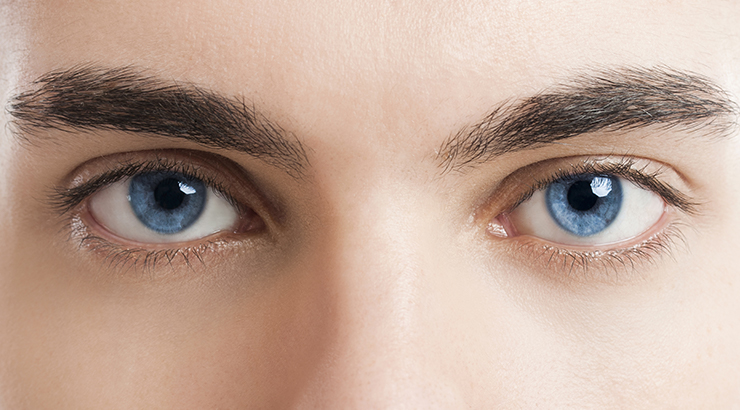
#> input picture tests/test_imgs/eye-double.jpg, 740 x 410 px
$ python -i pupil_combined.py   (imports and definitions only)
#> lines starting #> are read from the running program, lines starting #| are printed output that depends on the picture; after the words box and inside, x2 and y2 are one past the last pixel; in counts of white or black regions, pixels touching at a corner belong together
### pysight/pupil_tools/pupil_gradients.py
"""
PySight - Pupil Tools
"""

import cv2 as cv
import numpy as np


class PupilGradients(object):
    def __init__(self, fast_width=25.0, inv_intensity_weight_divisor=100):
        """Helper class.
            fast_width (int): standardized width of resized eye images
            inv_intensity_weight_divisor (int): Param defining normalization
                of image darkness weighting."""
        self.fast_width = fast_width
        self.inv_intensity_weight_divisor = inv_intensity_weight_divisor

    def __test_possible_centers_formula(self, grad_x0, grad_y0, darkness_weight,
                                        grad_x_val, grad_y_val, indicies_grid, shape):
        """Algorithm from "ACCURATE EYE CENTRE LOCALISATION BY MEANS OF GRADIENTS
        - Fabian Timm and Erhardt Barth"""
        # Create distance matrices
        dx = np.ones(shape) * grad_x0 - indicies_grid[1]
        dy = np.ones(shape) * grad_y0 - indicies_grid[0]
        magnitudes = cv.magnitude(dx + 0.0001, dy)          # 0.0001 is a hack to offset against division by 0

        # Normalize the vectors
        dx = dx / magnitudes
        dy = dy / magnitudes

        # Compute and filter the valid deltas
        diffs = (dx * grad_x_val + dy * grad_y_val) * darkness_weight
        diffs[diffs < 0] = 0

        return diffs

    def get_center_map(self, eye_img_grey):
        """Function to find the pupil center candidates from an eye ROI image."""
        # Compute gradients along X, Y axes
        grad_x_img = cv.Sobel(eye_img_grey, ddepth=cv.CV_32F, dx=1, dy=0, ksize=5)
        grad_y_img = cv.Sobel(eye_img_grey, ddepth=cv.CV_32F, dx=0, dy=1, ksize=5)

        # Compute magnitudes of gradients, and the threshold based of mean + std dev
        magnitudes = np.sqrt(grad_x_img ** 2 + grad_y_img ** 2).astype(int)
        mag_thresh = int(np.std(magnitudes) / 2 + np.mean(magnitudes))

        # Normalize the gradients based on threshold
        grad_x_img = np.divide(grad_x_img, magnitudes + 1)
        grad_y_img = np.divide(grad_y_img, magnitudes + 1)

        # Filter out gradients below threshold
        grad_x_img[magnitudes < mag_thresh] = 0
        grad_y_img[magnitudes < mag_thresh] = 0

        # Invert image for weighting + then normalize values
        eye_img_inv      = cv.bitwise_not(eye_img_grey)
        darkness_weights = eye_img_inv / self.inv_intensity_weight_divisor

        # Create an matrix that will hold our pupil center positions
        accumulator    = np.zeros(eye_img_grey.shape[:2], dtype=np.float32)
        indicies_grid  = np.indices(accumulator.shape[:2])
        indicies_shape = indicies_grid.shape[1:3]

        for y in range(eye_img_grey.shape[0]):
            for x in range (eye_img_grey.shape[1]):
                if grad_x_img[y][x] == 0 and grad_y_img[y][x] == 0: continue
                accumulator += self.__test_possible_centers_formula(x, y,
                        darkness_weights[y][x], grad_x_img[y][x], grad_y_img[y][x],
                        indicies_grid, indicies_shape)

        num_gradients = eye_img_grey.shape[0] * eye_img_grey.shape[1]
        # return accumulator * (1 / num_gradients)
        return accumulator / num_gradients

    # [19 lines left out: function find_pupil, not called in this run]

### pysight/pupil_tools/pupil_isophotes.py
"""
PySight - Pupil Isophotes
"""

import cv2 as cv
import numpy as np


class PupilIsophotes(object):
    def __init__(self, fast_width=80.0,
                weight_ratio_edge=1.0,
                weight_ratio_darkness=0.0):
        """Find image gradients using eye isophotes."""
        self.weight_ratio_edge     = weight_ratio_edge
        self.weight_ratio_darkness = weight_ratio_darkness
        self.fast_width            = fast_width
        self.min_radius            = fast_width // 8
        self.max_radius            = fast_width // 2

    def get_gradients(self, img):
        """Find image gradients using OpenCV built-in functions for speed."""
        f_x  = cv.Sobel(img, ddepth=cv.CV_32F, dx=1, dy=0, ksize=9)
        f_y  = cv.Sobel(img, ddepth=cv.CV_32F, dx=0, dy=1, ksize=9)
        f_xy = cv.Sobel(img, ddepth=cv.CV_32F, dx=1, dy=1, ksize=9)
        f_xx = cv.Sobel(img, ddepth=cv.CV_32F, dx=2, dy=0, ksize=9)
        f_yy = cv.Sobel(img, ddepth=cv.CV_32F, dx=0, dy=2, ksize=9)
        return f_x, f_y, f_xy, f_xx, f_yy

    def get_center_map(self, eye_img):
        """Function to create map of pupil center probabilities."""
        # Create gradients and their derivatives
        f_x, f_y, f_xy, f_xx, f_yy = self.get_gradients(eye_img)

        # Calculate the curved-ness and weighting function
        curvedness = np.sqrt(f_xx ** 2 + 2 * f_xy ** 2 + f_yy ** 2)
        curvedness_norm = cv.normalize(curvedness, 0, 255,norm_type=cv.NORM_MINMAX).astype(np.uint8)

        weight_edge = cv.normalize(curvedness, 0, 255 * self.weight_ratio_edge, norm_type=cv.NORM_MINMAX)               # higher weight to stronger edges
        weight_middle = cv.normalize((255 - eye_img), 0, 255 * self.weight_ratio_darkness, norm_type=cv.NORM_MINMAX)    # higher center weight to darker areas

        # Calculate the displacement vectors
        temp_top  = f_x ** 2 + f_y ** 2
        temp_bot  = ((f_y ** 2) * f_xx) - (2 * f_x * f_xy * f_y) + ((f_x ** 2) * f_yy) + 0.0001                          # hack to offset against division by 0
        d_vec_mul = -temp_top / temp_bot
        d_vec_x   = d_vec_mul * f_x
        d_vec_y   = d_vec_mul * f_y

        # Remove infinite displacements for straight lines
        d_vec_x   = np.nan_to_num(d_vec_x)
        d_vec_y   = np.nan_to_num(d_vec_y)
        mag_d_vec = cv.magnitude(d_vec_x, d_vec_y)

        # Prevent using weights with bad radius sizes
        weight_edge[mag_d_vec < self.min_radius] = 0
        weight_edge[mag_d_vec > self.max_radius] = 0

        # Calculate curvature to ensure we use gradients which point in right direction
        curvature = temp_bot / (0.0001 + (temp_top ** 1.5))
        weight_edge[curvature < 0] = 0
        weight_edge[curvedness_norm < 20] = 0

        # Make indexes into accumulator using basic grid and vector offsets
        grid = np.indices(eye_img.shape[:2], np.uint8)
        acc_inds_x = grid[1] + d_vec_x.astype(int)
        acc_inds_y = grid[0] + d_vec_y.astype(int)

        # Prevent indexing outside of accumulator
        acc_inds_x[acc_inds_x < 0]                 = 0
        acc_inds_y[acc_inds_y < 0]                 = 0
        acc_inds_x[acc_inds_x >= eye_img.shape[1]] = 0
        acc_inds_y[acc_inds_y >= eye_img.shape[0]] = 0

        # Make center map accumulator
        accumulator = np.zeros(eye_img.shape[:2])

        # Use numpy fancy indexing to add weights in one go
        # (This is fast as it avoids python loops)
        accumulator[acc_inds_y, acc_inds_x] += weight_edge
        accumulator += weight_middle

        # Post-processing
        morph_kernel = cv.getStructuringElement(cv.MORPH_ELLIPSE, (3, 3))
        accumulator  = cv.morphologyEx(accumulator, cv.MORPH_DILATE, morph_kernel)
        accumulator  = cv.GaussianBlur(accumulator, (13, 13), 0)

        return accumulator

    # [16 lines left out: function find_pupil, not called in this run]

### pysight/pupil_tools/pupil_combined.py
"""
PySight - Pupil Tools
"""

import cv2 as cv
import numpy as np

from .pupil_gradients import PupilGradients
from .pupil_isophotes import PupilIsophotes


class PupilTools(object):
    def __init__(self, w_grads=0.7, w_iso=0.3):
        self.w_grads         = w_grads
        self.w_iso           = w_iso
        self.pupil_gradients = PupilGradients()
        self.pupil_isophotes = PupilIsophotes()

    def __preprocess_eye_region(self, frame):
        """Helper function to blur and standard scale an eye image."""
        frame_grey  = cv.cvtColor(frame, cv.COLOR_BGR2GRAY)
        frame_blur  = cv.GaussianBlur(frame_grey, (3, 3), 0, 0)
        frame_equal = cv.equalizeHist(frame_blur)
        return frame_equal

    def find_pupil(self, eye_img_bgr, fast_width_grads=50, fast_width_iso=80):
        """Find the (X, Y) center of a pupil from a given eye image."""

        # Preprocess
        eye_img_r = self.__preprocess_eye_region(eye_img_bgr)
        # eye_img_r = cv.cvtColor(eye_img_bgr, cv.COLOR_BGR2GRAY)

        # Resize Image for faster gradients computation
        fast_size_grads = (int((fast_width_grads / eye_img_bgr.shape[0]) * eye_img_bgr.shape[1]), int(fast_width_grads))
        fast_img_grads  = cv.resize(eye_img_r, fast_size_grads)

        # Resize Image for faster isophotes computation
        fast_size_iso = (int(fast_width_iso), int((fast_width_iso / eye_img_r.shape[1]) * eye_img_r.shape[0]))
        fast_img_iso = cv.resize(eye_img_r, fast_size_iso)

        # Create Mapping of gradients for each methodology
        c_map_grads = self.pupil_gradients.get_center_map(fast_img_grads)
        c_map_iso   = self.pupil_isophotes.get_center_map(fast_img_iso)

        # Normalize the mappings from each pupil finding method
        c_map_norm_grads = cv.normalize(c_map_grads, dst=None, alpha=0, beta=255, norm_type=cv.NORM_MINMAX)
        c_map_big_grads  = cv.resize(c_map_norm_grads, (eye_img_bgr.shape[1], eye_img_bgr.shape[0])).astype(np.uint8)

        c_map_norm_iso = cv.normalize(c_map_iso, alpha=0, beta=255, norm_type=cv.NORM_MINMAX, dst=None)
        c_map_big_iso  = cv.resize(c_map_norm_iso, (eye_img_bgr.shape[1], eye_img_bgr.shape[0])).astype(np.uint8)

        # Combine the methods to get a better estimate of pupil center
        joint_c_map = cv.addWeighted(c_map_big_grads, self.w_grads, c_map_big_iso, self.w_iso, 1.0)

        # Find the most likely candidate indices
        max_val_index = np.argmax(joint_c_map)
        pupil_y0, pupil_x0 = max_val_index // joint_c_map.shape[1], max_val_index % joint_c_map.shape[1]

        return pupil_x0, pupil_y0


    def get_pupil_coordinates(self, src, eye_rect):
        """Function to find the (x, y) center coordinates of a pupil in a
        eye ROI (Region of Interest) image.
        - src: face image encoded as NumPy array
        - eye_rect: rect denoting [x, y, w, h] of eye ROI.
        """
        # Tune these offsets to skip eyebrows and reduce window size
        x_off = eye_rect[0] #int(0.15f *)
        y_off = eye_rect[1] #int(0.40f *)
        box_w = eye_rect[2] #int(0.15f *)
        box_h = eye_rect[3] #int(0.40f *)

        pass

>>> import cv2
>>> picture = cv2.imread('../../tests/test_imgs/eye-double.jpg')
#> picture is the input picture: shape (410, 740, 3); mean B, G, R 151, 165.5, 191.7
>>> result = PupilTools().find_pupil(picture)
#> in __preprocess_eye_region, `frame_grey  = cv.cvtColor(frame, cv.COLOR_BGR2GRAY)`:
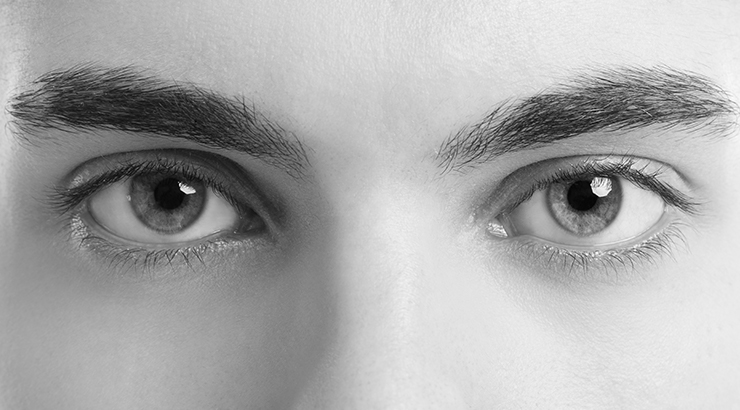
#> frame_grey: shape (410, 740); min 0, max 255, mean 171.6
#> in __preprocess_eye_region, `frame_equal = cv.equalizeHist(frame_blur)`:
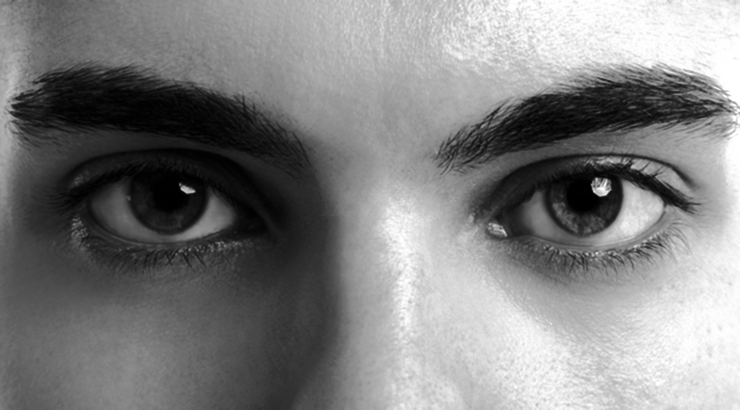
#> frame_equal: shape (410, 740); min 0, max 255, mean 128.5
#> in get_center_map, `magnitudes = np.sqrt(grad_x_img ** 2 + grad_y_img ** 2).astype(int)`:
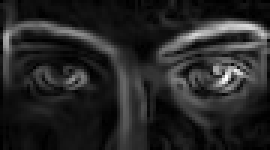
#> magnitudes: shape (50, 90) int64 (shown 3 times larger); min 0, max 8931, mean 1343.4; drawn with min black and max white
#> in get_center_map, `mag_thresh = int(np.std(magnitudes) / 2 + np.mean(magnitudes))`: mag_thresh = 1991
#> after the loop in get_center_map, `for y in range(eye_img_grey.shape[0]):`:
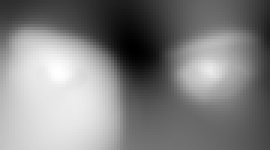
#> accumulator: shape (50, 90) float32 (shown 3 times larger); min 394.8, max 715.9, mean 558; drawn with min black and max white
#> in get_center_map, `num_gradients = eye_img_grey.shape[0] * eye_img_grey.shape[1]`: num_gradients = 4500
#> in get_center_map, `weight_middle = cv.normalize((255 - eye_img), 0, 255 * self.weight_rat..`: weight_middle: shape (44, 80); every value is 0
#> in get_center_map, `weight_edge[curvature < 0] = 0`:
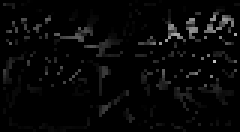
#> weight_edge: shape (44, 80) float32 (shown 3 times larger); min 0, max 193.7, mean 7.4
#> in get_center_map, `weight_edge[curvedness_norm < 20] = 0`: weight_edge: shape (44, 80) float32; 6.93% of pixels changed, all inside (x1, y1, x2, y2) = (1, 0, 80, 44)
#> in get_center_map, `acc_inds_y[acc_inds_y < 0]                 = 0`: acc_inds_y: shape (44, 80) int64; min 0, max 262316, mean 120.8
#> in get_center_map, `acc_inds_y[acc_inds_y >= eye_img.shape[0]] = 0`:
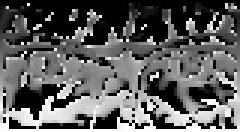
#> acc_inds_y: shape (44, 80) int64 (shown 3 times larger); min 0, max 43, mean 16; drawn with min black and max white
#> in get_center_map, `accumulator  = cv.GaussianBlur(accumulator, (13, 13), 0)`:
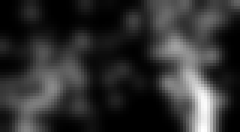
#> accumulator: shape (44, 80) float64 (shown 3 times larger); min 0, max 77.21, mean 14.8; drawn with min black and max white
#> in find_pupil, `max_val_index = np.argmax(joint_c_map)`: max_val_index = 138957
#> in find_pupil, `pupil_y0, pupil_x0 = max_val_index // joint_c_map.shape[1], max_val_in..`: pupil_y0 = 187; pupil_x0 = 577
#> result = (577, 187)

$ run again, on tests/test_imgs/eye-single.jpg
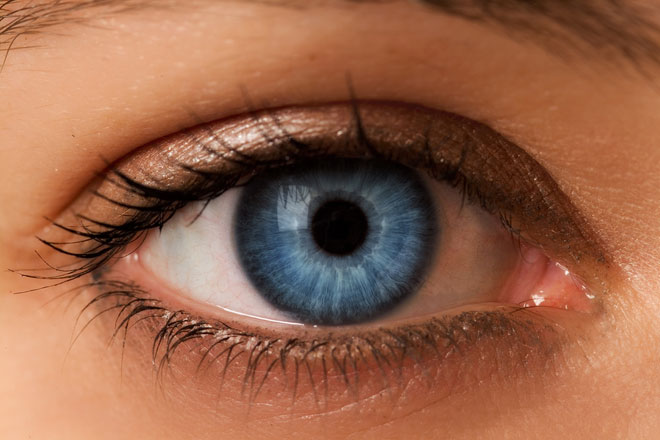
#> input picture tests/test_imgs/eye-single.jpg, 660 x 440 px
#> picture is the input picture: shape (440, 660, 3); mean B, G, R 74.2, 99.8, 152.5
#> mag_thresh = 2783
#> after the loop in get_center_map, `for y in range(eye_img_grey.shape[0]):`:
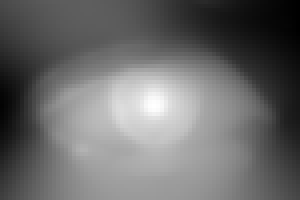
#> accumulator: shape (50, 75) float32 (shown 4 times larger); min 338.9, max 646.7, mean 468.3; drawn with min black and max white
#> num_gradients = 3750
#> weight_middle: shape (53, 80); every value is 0
#> in get_center_map, `accumulator[acc_inds_y, acc_inds_x] += weight_edge`:
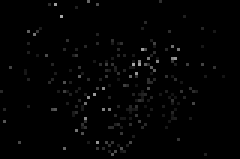
#> accumulator: shape (53, 80) float64 (shown 3 times larger); min 0, max 168, mean 2.8
#> max_val_index = 135657
#> pupil_y0 = 205; pupil_x0 = 357
#> result = (357, 205)

$ run again, on tests/test_imgs/webcam-bad-eyes.jpg
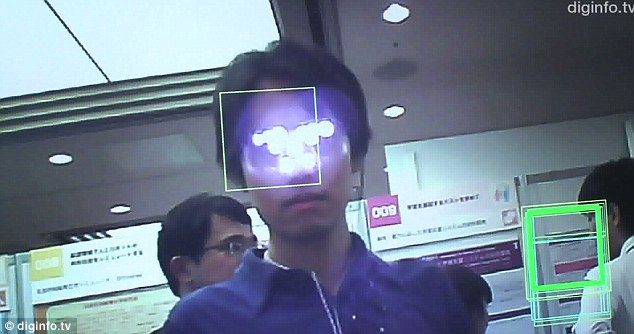
#> input picture tests/test_imgs/webcam-bad-eyes.jpg, 634 x 334 px
#> picture is the input picture: shape (334, 634, 3); mean B, G, R 144.1, 126.3, 112.4
#> mag_thresh = 2718
#> after the loop in get_center_map, `for y in range(eye_img_grey.shape[0]):`:
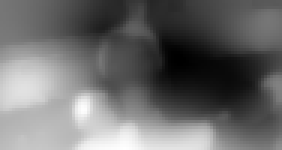
#> accumulator: shape (50, 94) float32 (shown 3 times larger); min 352.4, max 527.9, mean 426.6; drawn with min black and max white
#> num_gradients = 4700
#> weight_middle: shape (42, 80); every value is 0
#> in get_center_map, `accumulator[acc_inds_y, acc_inds_x] += weight_edge`:
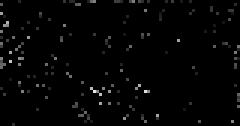
#> accumulator: shape (42, 80) float64 (shown 3 times larger); min 0, max 228.1, mean 4.2
#> max_val_index = 97668
#> pupil_y0 = 154; pupil_x0 = 32
#> result = (32, 154)
